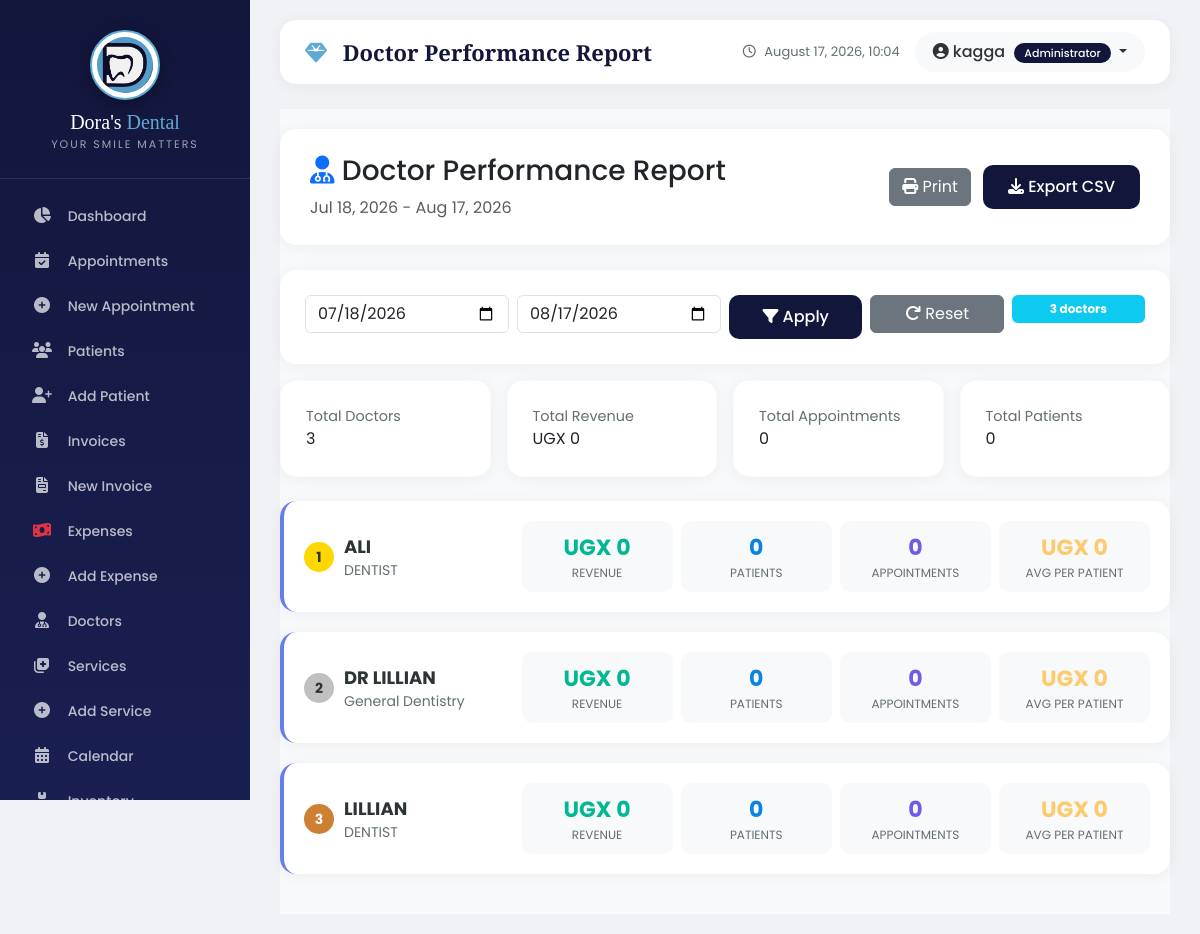
Page /reports/doctor-performance/ (signed in) on the committed database.
### core/models.py (models this page shows, shortened)
class UserProfile(models.Model):
    ROLE_CHOICES = [
        ('admin', 'Administrator'),
        ('doctor', 'Doctor'),
        ('receptionist', 'Receptionist'),
        ('accountant', 'Accountant'),
        ('nurse', 'Nurse'),
        ('assistant', 'Assistant'),
    ]
    user = models.OneToOneField(User, on_delete=models.CASCADE, related_name='profile')
    role = models.CharField(max_length=20, choices=ROLE_CHOICES, default='receptionist')
    phone = models.CharField(max_length=20, blank=True, null=True)
    address = models.TextField(blank=True, null=True)
    profile_picture = models.ImageField(upload_to='profile_pics/', blank=True, null=True)
    is_active = models.BooleanField(default=True)
    created_at = models.DateTimeField(auto_now_add=True)
    updated_at = models.DateTimeField(auto_now=True)
    doctor = models.OneToOneField('appointments.Doctor', on_delete=models.SET_NULL, null=True, blank=True, related_name='user_profile')
    phone_verified = models.BooleanField(default=False)
    otp_code = models.CharField(max_length=6, blank=True, null=True)
    otp_created_at = models.DateTimeField(blank=True, null=True)
    otp_attempts = models.IntegerField(default=0)  # Fixed: added default=0
    last_otp_sent = models.DateTimeField(blank=True, null=True)
    class Meta:
        ordering = ['user__username']

### appointments/models.py (models this page shows, shortened)
class Doctor(models.Model):
    name = models.CharField(max_length=100)
    specialization = models.CharField(max_length=100, blank=True)
    phone = models.CharField(max_length=20, blank=True)
    email = models.EmailField(blank=True)
    is_active = models.BooleanField(default=True)
    class Meta:
        ordering = ['name']

### reports/views.py (the view)
# urls.py: path('doctor-performance/', views.doctor_performance_report, name='doctor_performance'),
@login_required
def doctor_performance_report(request):
    from django.db.models import Sum, Count, Q, Avg
    start_date_str = request.GET.get('start_date', '')
    end_date_str = request.GET.get('end_date', '')
    end_date = date.today()
    start_date = end_date - timedelta(days=30)
    if start_date_str:
        try:
            start_date = datetime.strptime(start_date_str, '%Y-%m-%d').date()
        except ValueError:
            pass
    if end_date_str:
        try:
            end_date = datetime.strptime(end_date_str, '%Y-%m-%d').date()
        except ValueError:
            pass
    doctors = Doctor.objects.filter(is_active=True)
    doctor_data = []
    total_revenue = 0
    total_appointments = 0
    total_patients = 0
    for doctor in doctors:
        appointments = Appointment.objects.filter(
            doctor=doctor,
            appointment_date__gte=start_date,
            appointment_date__lte=end_date,
            status='completed'
        )
        appointment_count = appointments.count()
        patient_count = appointments.values('patient').distinct().count()
        invoice_ids = appointments.values_list('id', flat=True)
        revenue = Invoice.objects.filter(
            appointment__in=invoice_ids,
            issue_date__gte=start_date,
            issue_date__lte=end_date
        ).aggregate(Sum('total_amount'))['total_amount__sum'] or 0
        total_revenue += revenue
        total_appointments += appointment_count
        total_patients += patient_count
        doctor_data.append({
            'id': doctor.id,
            'name': doctor.name,
            'specialization': doctor.specialization,
            'appointment_count': appointment_count,
            'patient_count': patient_count,
            'total_revenue': revenue,
            'avg_per_patient': revenue / patient_count if patient_count > 0 else 0,
        })
    doctor_data.sort(key=lambda x: x['total_revenue'], reverse=True)
    context = {
        'doctors': doctor_data,
        'total_revenue': total_revenue,
        'total_appointments': total_appointments,
        'total_patients': total_patients,
        'start_date': start_date,
        'end_date': end_date,
        'start_date_str': start_date.strftime('%Y-%m-%d'),
        'end_date_str': end_date.strftime('%Y-%m-%d'),
        'start_date_display': start_date.strftime('%b %d, %Y'),
        'end_date_display': end_date.strftime('%b %d, %Y'),
    }
    return render(request, 'reports/doctor_performance.html', context)

### reports/templates/reports/doctor_performance.html (shortened to what this page needs)
{% extends 'base.html' %}
{% load static %}
{% load humanize %}
{% block page_title %}Doctor Performance Report{% endblock %}
{% block content %}
<div class="report-container">
    <div class="report-header">
        <div class="d-flex justify-content-between align-items-center flex-wrap">
            <div>
                <h3><i class="fas fa-user-md text-primary"></i> Doctor Performance Report</h3>
                <div class="text-muted">{{ start_date_display }} - {{ end_date_display }}</div>
            </div>
            <div>
                <button onclick="window.print()" class="btn btn-secondary">
                    <i class="fas fa-print"></i> Print
                </button>
                <button onclick="exportCSV()" class="btn btn-primary ms-2">
                    <i class="fas fa-download"></i> Export CSV
                </button>
            </div>
        </div>
    </div>
    <div class="card mb-3">
        <div class="card-body">
            <form method="get" class="row g-2">
                <div class="col-md-3">
                    <input type="date" class="form-control" name="start_date" value="{{ start_date_str }}">
                </div>
                <div class="col-md-3">
                    <input type="date" class="form-control" name="end_date" value="{{ end_date_str }}">
                </div>
                <div class="col-md-2">
                    <button type="submit" class="btn btn-primary w-100">
                        <i class="fas fa-filter"></i> Apply
                    </button>
                </div>
                <div class="col-md-2">
                    <a href="{% url 'reports:doctor_performance' %}" class="btn btn-secondary w-100">
                        <i class="fas fa-redo"></i> Reset
                    </a>
                </div>
                <div class="col-md-2">
                    <span class="badge bg-info p-2 w-100">
                        {{ doctors|length }} doctors
                    </span>
                </div>
            </form>
        </div>
    </div>
    <div class="row g-3 mb-4">
        <div class="col-md-3 col-6">
            <div class="stat-card blue">
                <div class="stat-label">Total Doctors</div>
                <div class="stat-value">{{ doctors|length }}</div>
            </div>
        </div>
        <div class="col-md-3 col-6">
            <div class="stat-card green">
                <div class="stat-label">Total Revenue</div>
                <div class="stat-value">UGX {{ total_revenue|floatformat:0|intcomma }}</div>
            </div>
        </div>
        <div class="col-md-3 col-6">
            <div class="stat-card orange">
                <div class="stat-label">Total Appointments</div>
                <div class="stat-value">{{ total_appointments }}</div>
            </div>
        </div>
        <div class="col-md-3 col-6">
            <div class="stat-card purple">
                <div class="stat-label">Total Patients</div>
                <div class="stat-value">{{ total_patients }}</div>
            </div>
        </div>
    </div>
    {% for doctor in doctors %}
    <div class="doctor-card">
        <div class="row align-items-center">
            <div class="col-md-3">
                <div class="d-flex align-items-center">
                    <span class="doctor-rank rank-{% if forloop.counter == 1 %}1{% elif forloop.counter == 2 %}2{% elif forloop.counter == 3 %}3{% else %}other{% endif %}">
                        {{ forloop.counter }}
                    </span>
                    <div>
                        <div class="doctor-name">{{ doctor.name }}</div>
                        <div class="doctor-specialization">{{ doctor.specialization|default:"General Dentistry" }}</div>
                    </div>
                </div>
            </div>
            <div class="col-md-9">
                <div class="row g-2">
                    <div class="col-3">
                        <div class="metric-box revenue">
                            <div class="metric-value">UGX {{ doctor.total_revenue|floatformat:0|intcomma }}</div>
                            <div class="metric-label">Revenue</div>
                        </div>
                    </div>
                    <div class="col-3">
                        <div class="metric-box patients">
                            <div class="metric-value">{{ doctor.patient_count }}</div>
                            <div class="metric-label">Patients</div>
                        </div>
                    </div>
                    <div class="col-3">
                        <div class="metric-box appointments">
                            <div class="metric-value">{{ doctor.appointment_count }}</div>
                            <div class="metric-label">Appointments</div>
                        </div>
                    </div>
                    <div class="col-3">
                        <div class="metric-box avg">
                            <div class="metric-value">UGX {{ doctor.avg_per_patient|floatformat:0|intcomma }}</div>
                            <div class="metric-label">Avg per Patient</div>
                        </div>
                    </div>
                </div>
            </div>
        </div>
    </div>
    {% endfor %}
</div>
{% endblock %}

### templates/base.html (shortened to what this page needs)
<!DOCTYPE html>
<html lang="en">
<head>
    <link href="https://cdn.jsdelivr.net/npm/bootstrap@5.3.0/dist/css/bootstrap.min.css" rel="stylesheet">
    <link rel="stylesheet" href="https://cdnjs.cloudflare.com/ajax/libs/font-awesome/6.4.0/css/all.min.css">
    {% load static %}
</head>
<body>
    {% if user.is_authenticated %}
        <div class="sidebar">
            <div class="brand">
                <div class="logo-wrapper">
                    <img src="{% static 'images/dental_logo.png' %}" alt="Dora's Dental Logo">
                </div>
                <h3>Dora's <span>Dental</span></h3>
                <div class="tagline">Your Smile Matters</div>
            </div>
            <nav class="nav flex-column">
                <a class="nav-link "
                   href="
                   {% if user.profile.role == 'admin' %}
                       {% url 'core:admin_dashboard' %}
                   {% elif user.profile.role == 'doctor' %}
                       {% url 'core:doctor_dashboard' %}
                   {% elif user.profile.role == 'receptionist' %}
                       {% url 'core:receptionist_dashboard' %}
                   {% elif user.profile.role == 'accountant' %}
                       {% url 'core:accountant_dashboard' %}
                   {% else %}
                       {% url 'core:dashboard' %}
                   {% endif %}
                ">
                    <i class="fas fa-chart-pie"></i> <span>Dashboard</span>
                </a>
                <a class="nav-link {% if 'appointments' in request.path and 'add' not in request.path %}active{% endif %}" href="{% url 'appointments:list' %}">
                    <i class="fas fa-calendar-check"></i> <span>Appointments</span>
                </a>
                <a class="nav-link" href="{% url 'appointments:add' %}">
                    <i class="fas fa-plus-circle"></i> <span>New Appointment</span>
                </a>
                <a class="nav-link {% if 'patients' in request.path %}active{% endif %}" href="{% url 'patients:list' %}">
                    <i class="fas fa-users"></i> <span>Patients</span>
                </a>
                <a class="nav-link" href="{% url 'patients:add' %}">
                    <i class="fas fa-user-plus"></i> <span>Add Patient</span>
                </a>
                {% if user.profile.role == 'admin' or user.profile.role == 'accountant' %}
                    <a class="nav-link {% if 'billing' in request.path and 'expense' not in request.path and 'balance' not in request.path %}active{% endif %}" href="{% url 'billing:list' %}">
                        <i class="fas fa-file-invoice-dollar"></i> <span>Invoices</span>
                    </a>
                    <a class="nav-link" href="{% url 'billing:add' %}">
                        <i class="fas fa-file-invoice"></i> <span>New Invoice</span>
                    </a>
                    <a class="nav-link {% if 'expense' in request.path and 'add' not in request.path %}active{% endif %}" href="{% url 'billing:expense_list' %}">
                        <i class="fas fa-money-bill-wave text-danger"></i> <span>Expenses</span>
                    </a>
                    <a class="nav-link" href="{% url 'billing:expense_add' %}">
                        <i class="fas fa-plus-circle"></i> <span>Add Expense</span>
                    </a>
                {% endif %}
                <a class="nav-link" href="{% url 'appointments:doctors' %}">
                    <i class="fas fa-user-md"></i> <span>Doctors</span>
                </a>
                <a class="nav-link {% if 'services' in request.path and 'add' not in request.path %}active{% endif %}" href="{% url 'appointments:services' %}">
                    <i class="fas fa-notes-medical"></i> <span>Services</span>
                </a>
                <a class="nav-link" href="{% url 'appointments:service_add' %}">
                    <i class="fas fa-plus-circle"></i> <span>Add Service</span>
                </a>
                <a class="nav-link" href="{% url 'appointments:calendar' %}">
                    <i class="fas fa-calendar-alt"></i> <span>Calendar</span>
                </a>
                {% if user.profile.role == 'admin' or user.profile.role == 'accountant' %}
                    <a class="nav-link {% if 'inventory' in request.path and 'low-stock' not in request.path %}active{% endif %}" href="{% url 'inventory:list' %}">
                        <i class="fas fa-boxes"></i> <span>Inventory</span>
                    </a>
                {% endif %}
            </nav>
        </div>
        <div class="main-content">
            <div class="top-navbar">
                <div class="page-title">
                    <i class="fas fa-gem"></i> {% block page_title %}Dashboard{% endblock %}
                </div>
                <div class="user-info">
                    <div class="clock">
                        <i class="far fa-clock"></i> {% now "F j, Y, H:i" %}
                    </div>
                    <div class="user-dropdown dropdown">
                        <button class="btn dropdown-toggle" type="button" data-bs-toggle="dropdown">
                            <i class="fas fa-user-circle"></i> {{ user.get_full_name|default:user.username }}
                            <span class="role-badge">{{ user.profile.get_role_display }}</span>
                        </button>
                    </div>
                </div>
            </div>
            {% block content %}{% endblock %}
        </div>
    {% else %}
        <script>
            window.location.href = "{% url 'core:login' %}";
        </script>
    {% endif %}
</body>
</html>

### rows in the picture
Doctor: name "ALI", specialization "DENTIST"
Doctor: name "DR LILLIAN"
Doctor: name "LILLIAN", specialization "DENTIST"

### other values in the picture
{{ user.get_full_name|default:user.username }} "kagga"
{{ user.profile.get_role_display }} "Administrator"
{{ doctors|length }} "3"
{{ total_revenue|floatformat:0|intcomma }} "0"
{{ total_appointments }} "0"
{{ total_patients }} "0"
{{ doctor.total_revenue|floatformat:0|intcomma }} "0" "0" "0"
{{ doctor.patient_count }} "0" "0" "0"
{{ doctor.appointment_count }} "0" "0" "0"
{{ doctor.avg_per_patient|floatformat:0|intcomma }} "0" "0" "0"
{{ doctor.specialization|default:"General Dentistry" }} "General Dentistry"
